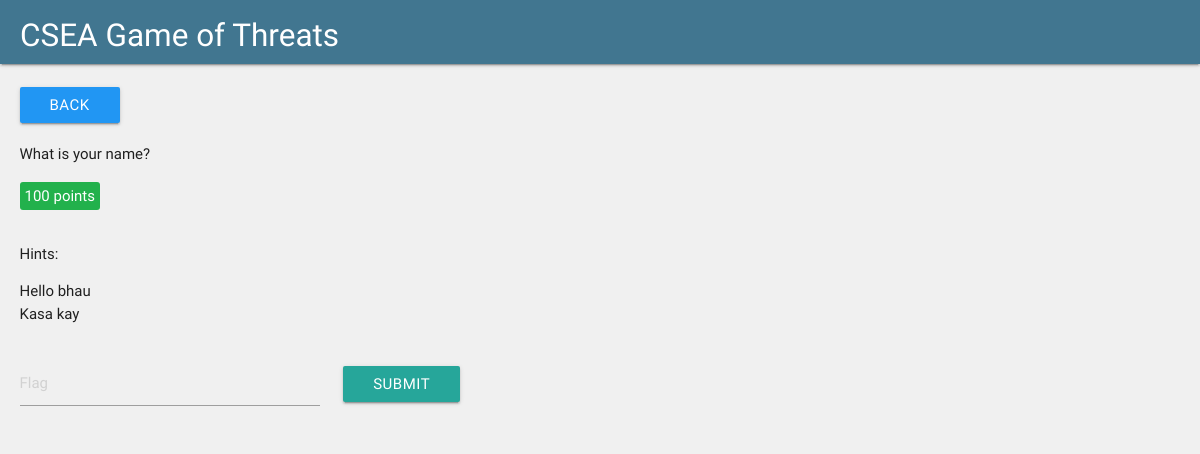
The page /contest/question/1/ on the database as committed earlier.
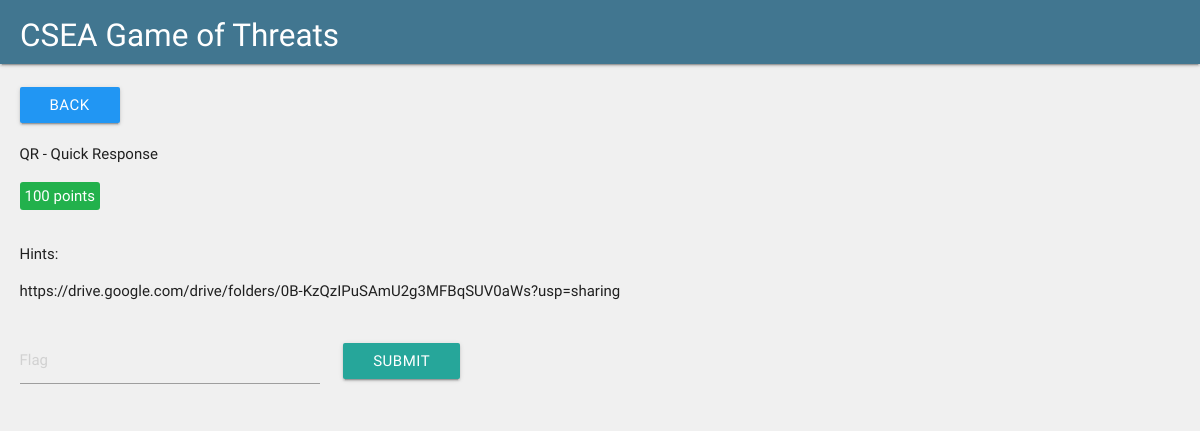
The same page on the database as committed later.
### contest/models.py (models this page shows)
class Question(models.Model):
	question = models.TextField(null = False)
	answer = models.CharField(max_length = 100, null = False)
	points = models.IntegerField(null = False)

class Hint(models.Model):
	question = models.ForeignKey(Question, related_name = 'hints', null = False)
	hint = models.TextField(null = False)

### contest/views.py (the view)
# urls.py: url(r'^question/(?P<question_id>[0-9]+)/', views.question, name = 'question'),
def question(request, question_id = None):
	if question_id is None:
		raise Http404("Invalid question")
	else:
		try:
			q = Question.objects.get(id = question_id)
			hints = q.hints.all()
			template = loader.get_template('question.html')
			context = {'question' : q, 'hints' : hints}
			return HttpResponse(template.render(context, request))
		except Question.DoesNotExist:
			rais

### contest/templates/question.html (shortened to what this page needs)
{% extends "base.html" %}
{% block content %}
<br>
<div class="row">
	<div class="col s12 m12 l12">
		<a class="btn blue" href="/contest/">Back</a>
	</div>
</div>
<div class="row">
	<div class="col s12 m12 l12">
		<span>{{ question.question }}</span>
	</div>
</div>
<div class="row">
	<div class="col s12 m12 l12">
		<span style="padding: 5px; color: white; background: rgb(34, 177, 76); border-radius: 3px;">{{ question.points }} points</span>
	</div>
</div>
{% if hints %}
<div class="row">
	<div class="col s12 m12 l12">
		<p>Hints:</p>
		<ul style="list-style: disc;">
			{% for hint in hints %}
			<li>{{ hint.hint }}</li>
			{% endfor %}
		</ul>
	</div>
</div>
{% endif %}
<div class="row">
	<div class="col s12 m12 l12">
		<form id="flagform" method="POST" onsubmit="return submitFlag();">
			<input type="text" name="flag" style="width: 300px;" placeholder="Flag" />
			<button class="btn" type="submit" style="margin-left: 20px;">Submit</button>
		</form>
	</div>
</div>
{% endblock %}

Rows that differ between the two databases and show on the page:
removed Hint: hint "Hello bhau"
removed Hint: hint "Kasa kay"
changed Question: question "What is your name?" → "QR - Quick Response"
added Hint: hint "https://drive.google.com/drive/folders/0B-KzQzIPuSAmU2g3MFBqSUV0aWs?usp=sharing"
